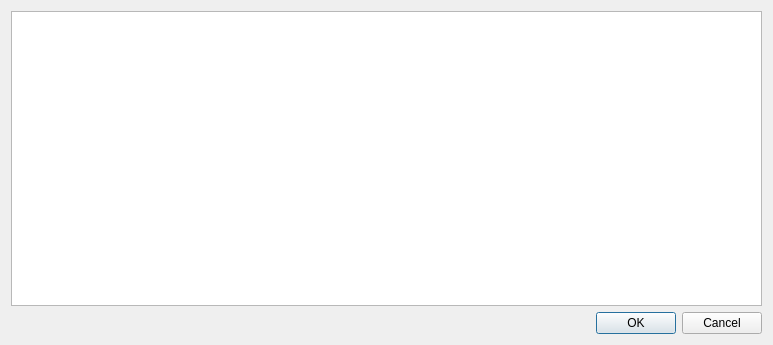
<?xml version="1.0" encoding="UTF-8"?>
<ui version="4.0">
 <class>RenderLookupDialog</class>
 <widget class="QDialog" name="RenderLookupDialog">
  <property name="geometry">
   <rect>
    <x>0</x>
    <y>0</y>
    <width>773</width>
    <height>345</height>
   </rect>
  </property>
  <property name="windowTitle">
   <string>Render Lookup Dialog</string>
  </property>
  <layout class="QGridLayout" name="gridLayout">
   <item row="0" column="0">
    <widget class="QTableWidget" name="uiVersionTABLE"/>
   </item>
   <item row="1" column="0">
    <widget class="QDialogButtonBox" name="uiDialogBTNS">
     <property name="standardButtons">
      <set>QDialogButtonBox::Cancel|QDialogButtonBox::Ok</set>
     </property>
    </widget>
   </item>
  </layout>
 </widget>
 <resources/>
 <connections/>
</ui>
